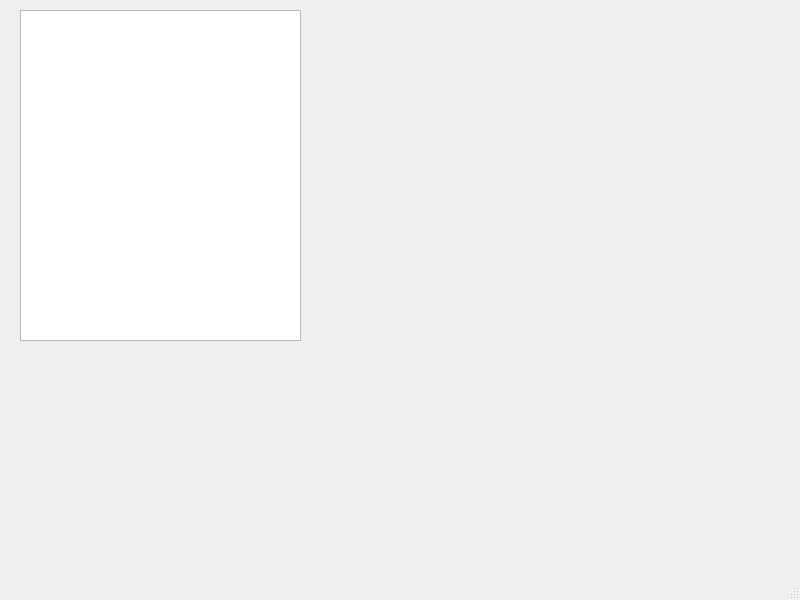
<?xml version="1.0" encoding="UTF-8"?>
<ui version="4.0">
 <class>MainWindow</class>
 <widget class="QMainWindow" name="MainWindow">
  <property name="geometry">
   <rect>
    <x>0</x>
    <y>0</y>
    <width>800</width>
    <height>600</height>
   </rect>
  </property>
  <property name="windowTitle">
   <string>Homework_6</string>
  </property>
  <widget class="QWidget" name="centralwidget">
   <widget class="QPlainTextEdit" name="plainTextEdit">
    <property name="geometry">
     <rect>
      <x>20</x>
      <y>10</y>
      <width>281</width>
      <height>331</height>
     </rect>
    </property>
   </widget>
  </widget>
  <widget class="QMenuBar" name="menubar">
   <property name="geometry">
    <rect>
     <x>0</x>
     <y>0</y>
     <width>800</width>
     <height>25</height>
    </rect>
   </property>
  </widget>
  <widget class="QStatusBar" name="statusbar"/>
 </widget>
 <resources/>
 <connections/>
</ui>
